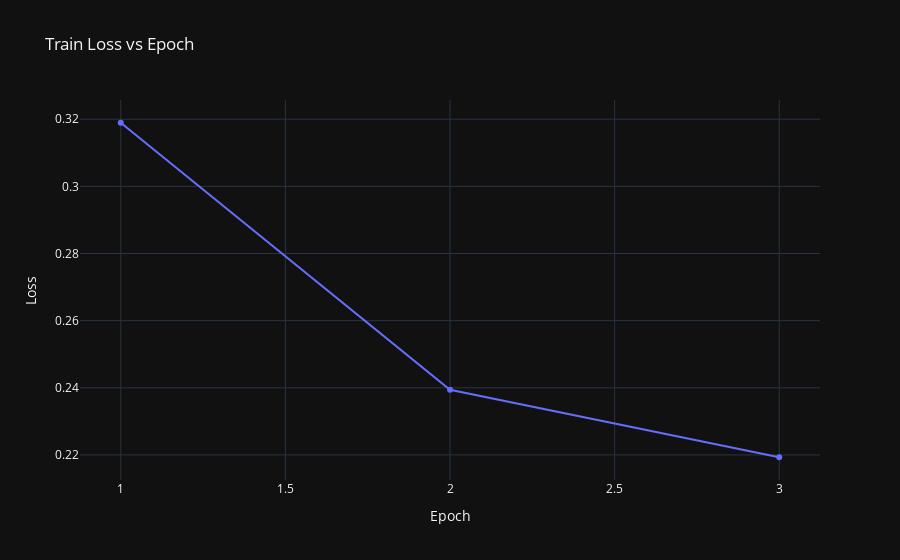
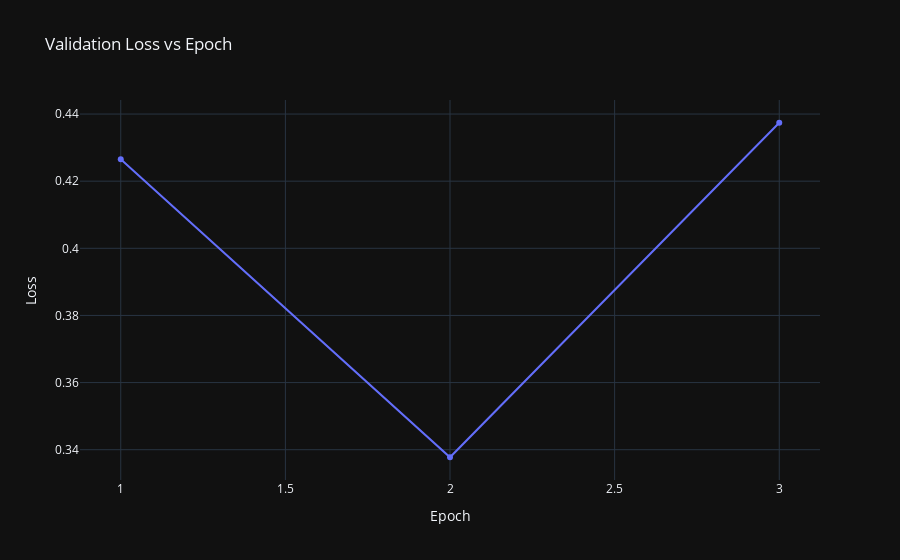

Notebook code cell kept with these figures, in order:
### Code cell
import plotly.graph_objects as go

# Data from your 2 epochs
epochs = tuple(range(1,len(trainer.epoch_train_losses)+1))

train_loss = trainer.epoch_train_losses
val_loss   = trainer.epoch_val_losses

# -------- Train Loss vs Epoch --------
fig_train = go.Figure()
fig_train.add_trace(go.Scatter(
    x=epochs,
    y=train_loss,
    mode='lines+markers',
    name='Train Loss'
))

fig_train.update_layout(
    title='Train Loss vs Epoch',
    xaxis_title='Epoch',
    yaxis_title='Loss',
    template='plotly_dark'
)

fig_train.show()


# -------- Validation Loss vs Epoch --------
fig_val = go.Figure()
fig_val.add_trace(go.Scatter(
    x=epochs,
    y=val_loss,
    mode='lines+markers',
    name='Validation Loss'
))

fig_val.update_layout(
    title='Validation Loss vs Epoch',
    xaxis_title='Epoch',
    yaxis_title='Loss',
    template='plotly_dark'
)

fig_val.show()

### Figure 1 — Plotly figure (JSON) as saved in the notebook; plotly's stock layout.template omitted (floating-point values rounded to 4 significant figures)
{"data": [{"mode": "lines+markers", "name": "Train Loss", "type": "scatter", "x": [1, 2, 3], "y": [0.319, 0.2394, 0.2193]}], "layout": {"title": {"text": "Train Loss vs Epoch"}, "xaxis": {"title": {"text": "Epoch"}}, "yaxis": {"title": {"text": "Loss"}}}}

### Figure 2 — Plotly figure (JSON) as saved in the notebook; plotly's stock layout.template omitted (floating-point values rounded to 4 significant figures)
{"data": [{"mode": "lines+markers", "name": "Validation Loss", "type": "scatter", "x": [1, 2, 3], "y": [0.4265, 0.3378, 0.4374]}], "layout": {"title": {"text": "Validation Loss vs Epoch"}, "xaxis": {"title": {"text": "Epoch"}}, "yaxis": {"title": {"text": "Loss"}}}}
